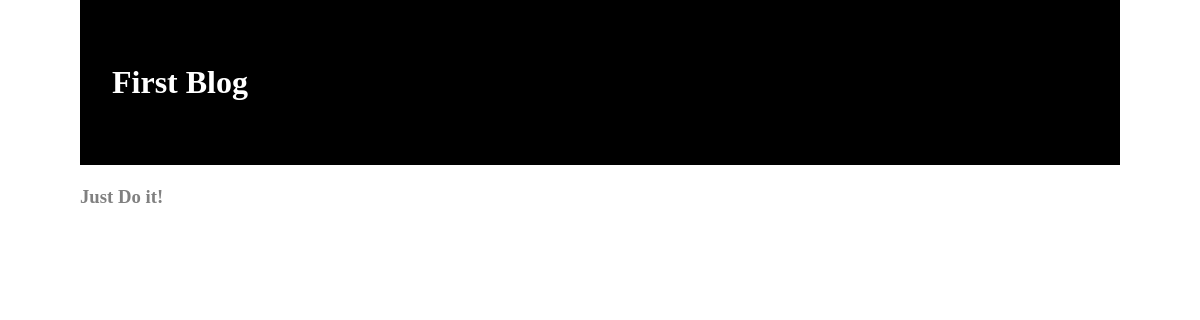
The page /blog/ on the database as committed earlier.
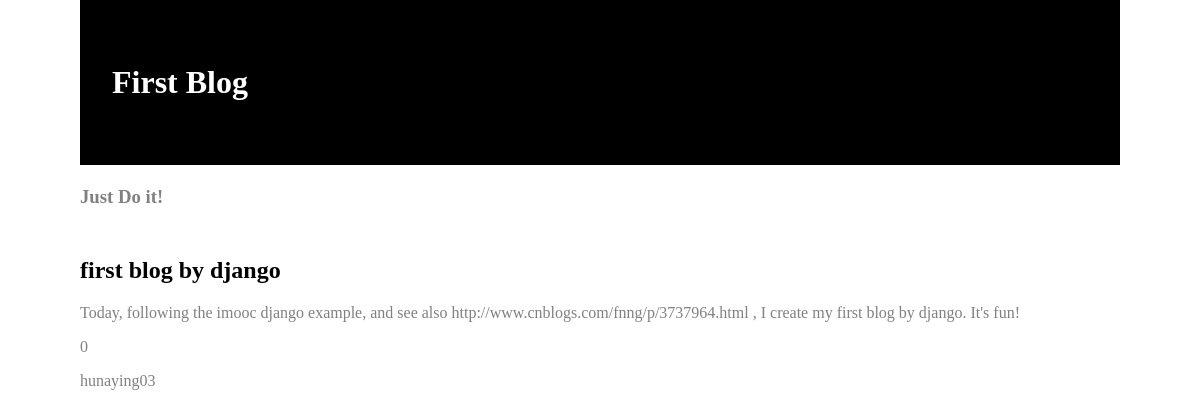
The same page on the database as committed later.
### blog/models.py (models this page shows, shortened)
class Blog(models.Model):
    id = models.AutoField(primary_key=True)
    title = models.CharField(max_length=50)
    content = models.TextField()
    counter = models.IntegerField(default = 0)
    putDate = models.DateField(auto_now_add = True)
    author = models.ForeignKey(Author)

class Author(models.Model):
    name = models.CharField(max_length =50)
    age = models.IntegerField()
    def __unicode__(self):
         return self.name

### blog/views.py (the view)
# urls.py: url(r'^blog/$','blog.views.showBlogList'),
def showBlogList(request):
	t = loader.get_template('blog_list.html')
	blogs=Blog.objects.all()
	context = {'blogs':blogs}
	html = t.render(context)
	return HttpResponse(html)

### blog/templates/blog_list.html
{% extends "base.html" %}
  {% block content %}
      {% for blog in blogs %}
      <h2> {{ blog.title }}</h2>
      <p>{{ blog.content }}</p>
      <p>{{ blog.counter }}</p>
      <p>{{ blog.author }}</p>
      {% endfor %}
  {% endblock %}

### blog/templates/base.html (shortened to what this page needs)
<html>
      <body>
        <h1>First Blog</h1>
        <h3>Just Do it!</h3>
        {% block content %}
        {% endblock %}
      </body>
</html>

### blog/templates/base.html (style rules this page uses)
body { color:grey;background:white;padding:0 5em;margin:0 }
h1 { color:white;background:black;padding:2em 1em }
h2 { color:black;border-top:1px dotted #fff;margin-top:2em }
p { margin:1em 0 }

Rows that differ between the two databases and show on the page:
added Blog: title "first blog by django", content "Today, following the imooc django example, and see also http://www.cnblogs.com/fnng/p/3737964.html , I create my first blog by django. It's fun!", counter "0", author "hunaying03"
